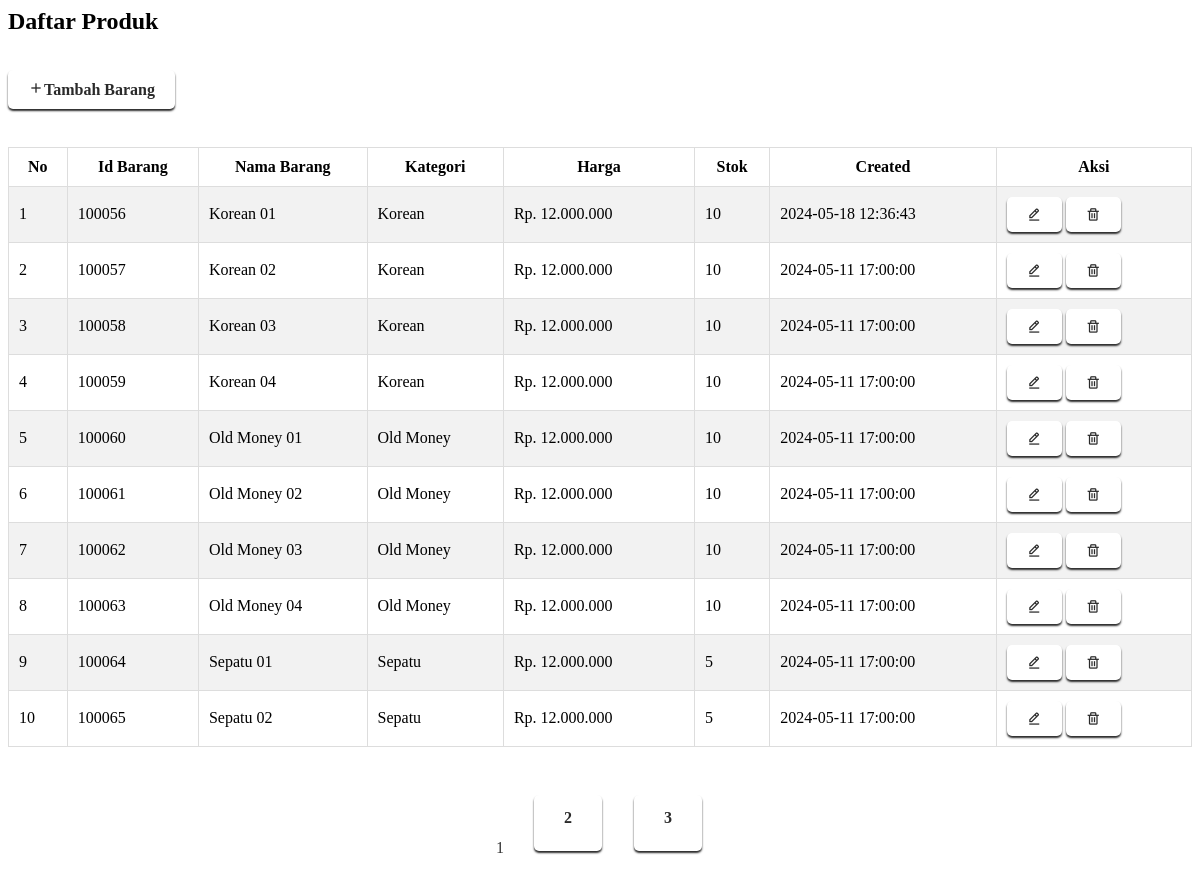
The page /admin/page/admin/produk/produk.php on the database its author committed.
### tables this page shows
CREATE TABLE `tbl_barang` (
  `id_barang` int(100) NOT NULL,
  `nama_barang` varchar(100) NOT NULL,
  `kategori` varchar(100) NOT NULL,
  `deskripsi` text NOT NULL,
  `harga` int(20) NOT NULL,
  `stok` int(5) NOT NULL,
  `created` timestamp NOT NULL DEFAULT CURRENT_TIMESTAMP,
  `nama_image` varchar(50) NOT NULL,
  `type_image` varchar(50) NOT NULL,
  `size_image` bigint(20) NOT NULL
);

### admin/page/admin/produk/produk.php (the view, shortened to what this page needs)
<link rel="stylesheet" href="https://unpkg.com/boxicons@2.1.4/css/boxicons.min.css">
<div id="box">
  <?php
  include 'koneksi/koneksi.php';
  $hal = isset($_GET['hal']) ? $_GET['hal'] : 1;
  $batas = 10;
  $posisi = ($hal - 1) * $batas;
  $query = $conn->prepare("SELECT * FROM tbl_barang LIMIT $posisi, $batas");
  $query->execute();
  $data = $query->fetchAll();
  ?>
  <h2>Daftar Produk</h2>
  <a href="?page=tambah_produk" class="tombol-tambah"><i class='bx bx-plus'></i>Tambah Barang</a><br><br>
  <table class="news">
    <tr>
      <th style="text-align: center;">No</th>
      <th style="text-align: center;">Id Barang</th>
      <th style="text-align: center;">Nama Barang</th>
      <th style="text-align: center;">Kategori</th>
      <th style="text-align: center;" width="170">Harga</th>
      <th style="text-align: center;">Stok</th>
      <th style="text-align: center;">Created</th>
      <th style="text-align: center;">Aksi</th>
    </tr>
    <?php
    $no = $posisi + 1;
    foreach ($data as $value): ?>
      <tr>
        <td style="white-space: nowrap;"><?php echo $no; ?></td>
        <td style="white-space: nowrap;"><?php echo $value['id_barang'] ?></td>
        <td style="white-space: nowrap;"><?php echo $value['nama_barang'] ?></td>
        <td><?php echo $value['kategori'] ?></td>
        <td style="white-space: nowrap;"><?php echo "Rp. " . number_format($value['harga'], 0, ',', '.') ?></td>
        <td style="white-space: nowrap;"><?php echo $value['stok'] ?></td>
        <td style="white-space: nowrap;"><?php echo $value['created'] ?></td>
        <td style="white-space: nowrap;">
          <a class="tombol-biru" href="?page=edit_produk&id=<?php echo $value['id_barang']; ?>"><i class='bx bx-edit-alt'></i></a>
          <a class="tombol-merah" href="?page=hapus_produk&id=<?php echo $value['id_barang']; ?>"><i class='bx bx-trash'></i></a>
        </td>
      </tr>
      <?php
      $no++;
    endforeach;
    ?>
  </table>
  <br>
  <?php
  $semua = $conn->prepare("SELECT * FROM tbl_barang");
  $semua->execute();
  $jmldata = $semua->rowCount();
  $jmlhal = ceil($jmldata / $batas);
  echo "<div class='paging'>";
  for ($i = 1; $i <= $jmlhal; $i++) {
    if ($i == $hal) {
      echo "<span class='current'>$i</span>";
    } else {
      echo "<span><a href='?page=produk&hal=$i'>$i</a></span>";
    }
  }
  echo "</div>";
  ?>
</div>

### admin/page/admin/produk/produk.php (style rules this page uses)
.news { width: 100%; border-collapse: collapse; margin-top: 20px; }
.news th, .news td { padding: 10px; border: 1px solid #ddd; text-align: left; }
.news tr:nth-child(even) { background-color: #f2f2f2; }
.tombol-biru, .tombol-merah { background-color: #fff; font-size: 15px; color: #2a2a2a; padding: 10px 20px; text-decoration: none; border-radius: 5px; transition: background-color 0.3s, transform 0.3s; display: inline-block; font-weight: bold; box-shadow: 0 2px 2px #2a2a2a; }
.tombol-tambah { margin-top: 15px; background-color: #fff; color: #2a2a2a; padding: 10px 20px; text-decoration: none; border-radius: 5px; transition: background-color 0.3s, transform 0.3s; display: inline-block; font-weight: bold; box-shadow: 0 2px 2px #2a2a2a; }
.paging { margin-top: 20px; text-align: center; }
.paging span, .paging a { display: inline-block; padding: 6px 12px; margin: 2px; border-radius: 4px; cursor: pointer; text-decoration: none; color: #333; }
.paging a { width: 44px; height: 44px; background-color: #fff; color: #2a2a2a; display: inline-block; text-align: center; font-weight: bold; line-height: 34px; border-radius: 5px; text-decoration: none; transition: background-color 0.3s, transform 0.3s; box-shadow: 0 2px 2px #2a2a2a; position: relative; overflow: hidden; }
.paging a::before { content: ""; position: absolute; top: 50%; left: 50%; width: 150%; height: 150%; background-color: #2a2a2a; z-index: -1; border-radius: 50%; transform: translate(-50%, -50%) scale(0); transition: transform 0.5s; }
#box { animation: fadeIn 0.5s ease; }

### rows shown on the page
tbl_barang: id_barang "100056", nama_barang "Korean 01", kategori "Korean", harga "12.000.000", stok "10", created "2024-05-18 12:36:43"
tbl_barang: id_barang "100057", nama_barang "Korean 02", kategori "Korean", harga "12.000.000", stok "10", created "2024-05-11 17:00:00"
tbl_barang: id_barang "100058", nama_barang "Korean 03", kategori "Korean", harga "12.000.000", stok "10", created "2024-05-11 17:00:00"
tbl_barang: id_barang "100059", nama_barang "Korean 04", kategori "Korean", harga "12.000.000", stok "10", created "2024-05-11 17:00:00"
tbl_barang: id_barang "100060", nama_barang "Old Money 01", kategori "Old Money", harga "12.000.000", stok "10", created "2024-05-11 17:00:00"
tbl_barang: id_barang "100061", nama_barang "Old Money 02", kategori "Old Money", harga "12.000.000", stok "10", created "2024-05-11 17:00:00"
tbl_barang: id_barang "100062", nama_barang "Old Money 03", kategori "Old Money", harga "12.000.000", stok "10", created "2024-05-11 17:00:00"
tbl_barang: id_barang "100063", nama_barang "Old Money 04", kategori "Old Money", harga "12.000.000", stok "10", created "2024-05-11 17:00:00"
tbl_barang: id_barang "100064", nama_barang "Sepatu 01", kategori "Sepatu", harga "12.000.000", stok "5", created "2024-05-11 17:00:00"
tbl_barang: id_barang "100065", nama_barang "Sepatu 02", kategori "Sepatu", harga "12.000.000", stok "5", created "2024-05-11 17:00:00"
